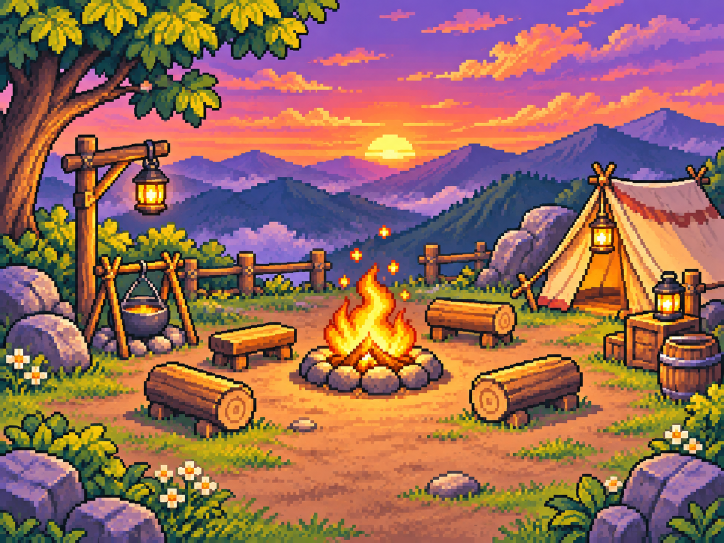
#> input picture art/src/spots/flame.png, 1448 x 1086 px, found by its file name (shown at 1/2 size); its folder holds 4 pictures in this run
$ python import_spots.py
#> lines starting #> are read from the running program, lines starting #| are printed output that depends on the picture
"""V1.94 祕密景點插畫（GPT 畫）→ 縮成像素大小，打包成 spots.js（一個檔案，要用的時候才載入）"""
from PIL import Image
import base64, io, os
OUT = {}
for el in ['flame', 'tide', 'forest', 'earth', 'bird', 'elec', 'metal']:
    im = Image.open(f'art/src/spots/{el}.png').convert('RGB').resize((240, 180), Image.BOX)
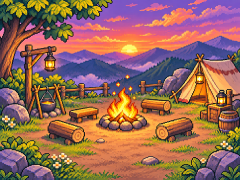
#> im: PIL image 240x180 RGB; mean R, G, B 151.7, 106, 90.3
    im = im.quantize(colors=96, method=Image.MEDIANCUT, dither=Image.NONE).convert('RGB')
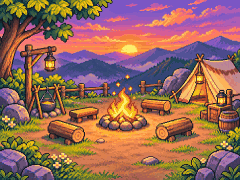
#> im: PIL image 240x180 RGB; mean R, G, B 151.5, 105.6, 90.8
#> (the run stopped early here; a loop or call above may not have finished)
